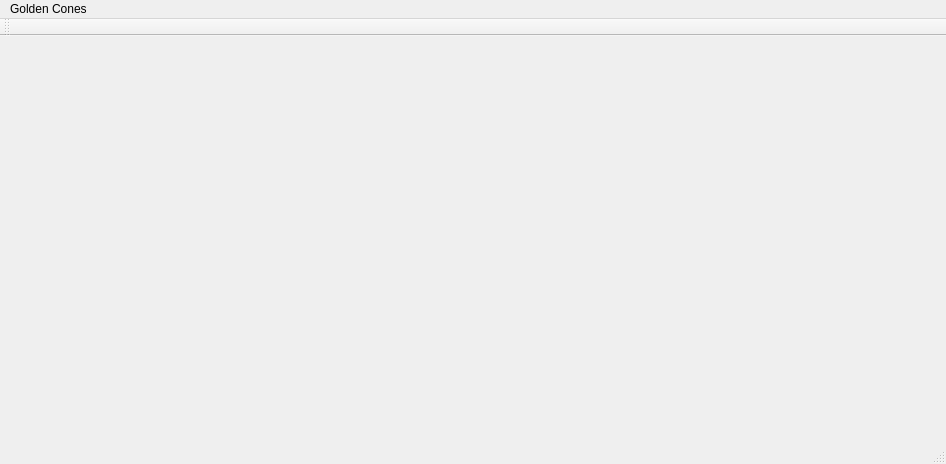
<?xml version="1.0" encoding="UTF-8"?>
<ui version="4.0">
 <class>MainWindow</class>
 <widget class="QMainWindow" name="MainWindow">
  <property name="geometry">
   <rect>
    <x>0</x>
    <y>0</y>
    <width>946</width>
    <height>464</height>
   </rect>
  </property>
  <property name="windowTitle">
   <string>MainWindow</string>
  </property>
  <widget class="QWidget" name="centralWidget"/>
  <widget class="QMenuBar" name="menuBar">
   <property name="geometry">
    <rect>
     <x>0</x>
     <y>0</y>
     <width>946</width>
     <height>26</height>
    </rect>
   </property>
   <widget class="QMenu" name="menuGolden_Cones">
    <property name="title">
     <string>Golden Cones </string>
    </property>
   </widget>
   <addaction name="menuGolden_Cones"/>
  </widget>
  <widget class="QToolBar" name="mainToolBar">
   <attribute name="toolBarArea">
    <enum>TopToolBarArea</enum>
   </attribute>
   <attribute name="toolBarBreak">
    <bool>false</bool>
   </attribute>
  </widget>
  <widget class="QStatusBar" name="statusBar"/>
 </widget>
 <layoutdefault spacing="6" margin="11"/>
 <resources/>
 <connections/>
</ui>
